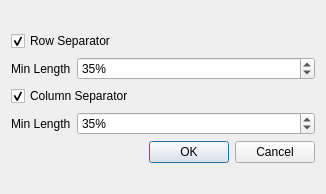
<?xml version="1.0" encoding="UTF-8"?>
<ui version="4.0">
 <class>dialog</class>
 <widget class="QDialog" name="dialog">
  <property name="geometry">
   <rect>
    <x>0</x>
    <y>0</y>
    <width>326</width>
    <height>194</height>
   </rect>
  </property>
  <property name="sizePolicy">
   <sizepolicy hsizetype="Preferred" vsizetype="Maximum">
    <horstretch>0</horstretch>
    <verstretch>0</verstretch>
   </sizepolicy>
  </property>
  <property name="windowTitle">
   <string>Table Separator</string>
  </property>
  <property name="modal">
   <bool>true</bool>
  </property>
  <layout class="QVBoxLayout" name="verticalLayout">
   <item>
    <layout class="QGridLayout" name="gridLayout">
     <property name="sizeConstraint">
      <enum>QLayout::SetDefaultConstraint</enum>
     </property>
     <item row="5" column="0">
      <widget class="QDialogButtonBox" name="buttons">
       <property name="sizePolicy">
        <sizepolicy hsizetype="Expanding" vsizetype="Fixed">
         <horstretch>0</horstretch>
         <verstretch>0</verstretch>
        </sizepolicy>
       </property>
       <property name="orientation">
        <enum>Qt::Horizontal</enum>
       </property>
       <property name="standardButtons">
        <set>QDialogButtonBox::Cancel|QDialogButtonBox::Ok</set>
       </property>
      </widget>
     </item>
     <item row="0" column="0">
      <widget class="QCheckBox" name="chk_row_separator">
       <property name="text">
        <string>Row Separator</string>
       </property>
       <property name="checked">
        <bool>true</bool>
       </property>
      </widget>
     </item>
     <item row="2" column="0">
      <widget class="QCheckBox" name="chk_col_separator">
       <property name="text">
        <string>Column Separator</string>
       </property>
       <property name="checked">
        <bool>true</bool>
       </property>
      </widget>
     </item>
     <item row="3" column="0">
      <layout class="QHBoxLayout" name="horizontalLayout">
       <item>
        <widget class="QLabel" name="label">
         <property name="text">
          <string>Min Length</string>
         </property>
        </widget>
       </item>
       <item>
        <widget class="QSpinBox" name="edit_min_col_separator_percentage">
         <property name="sizePolicy">
          <sizepolicy hsizetype="Expanding" vsizetype="Fixed">
           <horstretch>0</horstretch>
           <verstretch>0</verstretch>
          </sizepolicy>
         </property>
         <property name="suffix">
          <string>%</string>
         </property>
         <property name="maximum">
          <number>100</number>
         </property>
         <property name="value">
          <number>35</number>
         </property>
        </widget>
       </item>
      </layout>
     </item>
     <item row="1" column="0">
      <layout class="QHBoxLayout" name="horizontalLayout_2">
       <item>
        <widget class="QLabel" name="label_2">
         <property name="text">
          <string>Min Length</string>
         </property>
        </widget>
       </item>
       <item>
        <widget class="QSpinBox" name="edit_min_row_separator_percentage">
         <property name="sizePolicy">
          <sizepolicy hsizetype="Expanding" vsizetype="Fixed">
           <horstretch>0</horstretch>
           <verstretch>0</verstretch>
          </sizepolicy>
         </property>
         <property name="suffix">
          <string>%</string>
         </property>
         <property name="maximum">
          <number>100</number>
         </property>
         <property name="value">
          <number>35</number>
         </property>
        </widget>
       </item>
      </layout>
     </item>
    </layout>
   </item>
  </layout>
 </widget>
 <resources/>
 <connections>
  <connection>
   <sender>buttons</sender>
   <signal>accepted()</signal>
   <receiver>dialog</receiver>
   <slot>accept()</slot>
   <hints>
    <hint type="sourcelabel">
     <x>248</x>
     <y>254</y>
    </hint>
    <hint type="destinationlabel">
     <x>157</x>
     <y>274</y>
    </hint>
   </hints>
  </connection>
  <connection>
   <sender>buttons</sender>
   <signal>rejected()</signal>
   <receiver>dialog</receiver>
   <slot>reject()</slot>
   <hints>
    <hint type="sourcelabel">
     <x>316</x>
     <y>260</y>
    </hint>
    <hint type="destinationlabel">
     <x>286</x>
     <y>274</y>
    </hint>
   </hints>
  </connection>
 </connections>
</ui>
